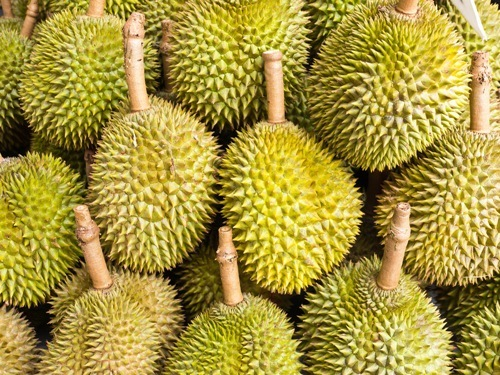
%> input picture 03_Working/DATA_ANALYSIS/TotalFile/durian3.jpg, 500 x 375 px
$ octave image_segmentation3.m   (GNU Octave 9; MATLAB toolbox functions it lacks are replaced by stand-ins)
%> lines starting %> are read from the running program, lines starting %| are printed output that depends on the picture; in (x1, y1, x2, y2) boxes, pixels count from 0 and x2, y2 are one past the last pixel; in counts of white or black regions, pixels touching at a corner belong together; the program's own positions count from 1
close all
clear

%% Image Segmentation
rgb = imread('durian3.jpg');
%> rgb is the input picture: size 375x500x3 uint8; mean R, G, B 167.6, 149.6, 62.4

hsvImage = rgb2hsv(rgb) ;
%> hsvImage: size 375x500x3 double; mean H, S, V 0.136, 0.679, 0.657

hsv_image = hsvImage(:,:,1);
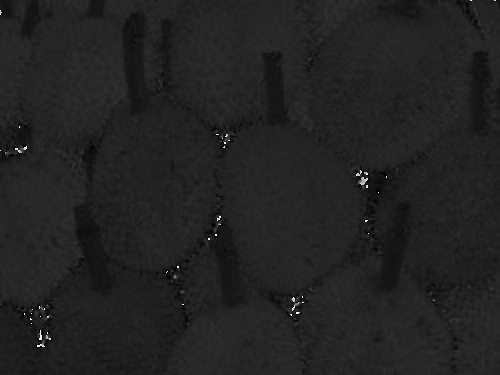
%> hsv_image: size 375x500 double; min 0, max 0.99, mean 0.136
BW_hsv = im2bw(hsv_image,0.1);
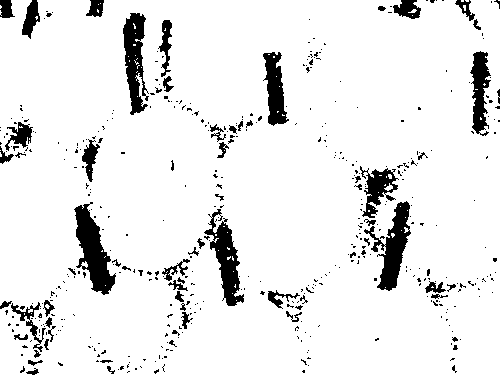
%> BW_hsv: size 375x500 logical; 91.4% white; 474 black regions (407 under 20 px), largest, box (x1, y1, x2, y2) and area: (74, 202, 116, 295) 1827, (364, 201, 411, 291) 1619, (204, 209, 244, 306) 1514
BW_hsv = bwareaopen(BW_hsv,100); %ÅºÊÕ¢ÒÇ
%> BW_hsv: size 375x500 logical; 91.2% white; 474 black regions (406 under 20 px), largest, box (x1, y1, x2, y2) and area: (74, 202, 116, 295) 1833, (364, 201, 411, 291) 1638, (204, 209, 244, 306) 1553
figure
imshow(BW_hsv);
title('kan image');


BW = im2bw(rgb,0.2);
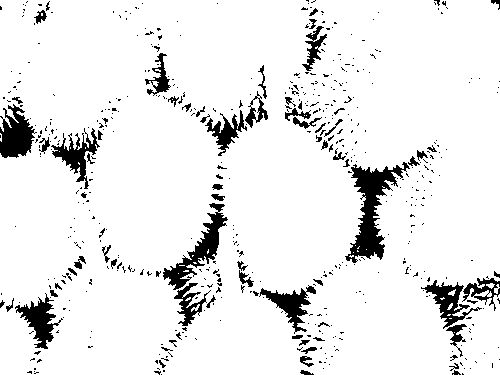
%> BW: size 375x500 logical; 91.6% white; 534 black regions (461 under 20 px), largest, box (x1, y1, x2, y2) and area: (345, 162, 410, 263) 2275, (163, 203, 228, 290) 1461, (0, 104, 37, 158) 1220
BW_Ereskan = BW_hsv&BW;
%> BW_Ereskan: size 375x500 logical; 85.3% white; 555 black regions (476 under 20 px), largest, box (x1, y1, x2, y2) and area: (345, 162, 412, 291) 3983, (162, 203, 254, 331) 3601, (123, 13, 175, 115) 2353
BW_Ereskan = bwareaopen(BW_Ereskan, 100); %ÅºÊÕ¢ÒÇ
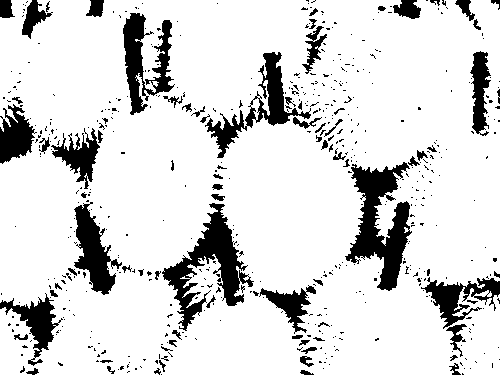
%> BW_Ereskan: size 375x500 logical; 85.1% white; 554 black regions (475 under 20 px), largest, box (x1, y1, x2, y2) and area: (345, 162, 412, 291) 4028, (162, 203, 254, 331) 3680, (123, 13, 175, 115) 2384
BW = not(BW_Ereskan);
figure
imshow(BW);
title('bitwise image');


se90 = strel('line', 18, 90); % expand size of line 90 degree
se0 = strel('line',18, 0);
BWsdil = imdilate(BW, [se90 se0]); %¢ÂÒÂÊÕ¢ÒÇ
%> BWsdil: size 375x500 logical; 60.2% white; 24 black regions (7 under 20 px), largest, box (x1, y1, x2, y2) and area: (326, 0, 500, 273) 14989, (234, 133, 351, 281) 12310, (100, 111, 208, 262) 8969
BW2 = bwareaopen(BWsdil, 600); %ÅºÊÕ¢ÒÇ
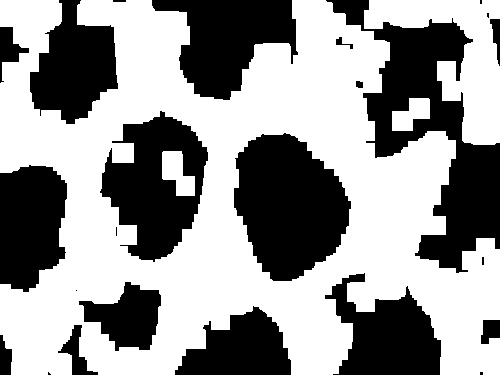
%> BW2: size 375x500 logical; 58.8% white; 24 black regions (7 under 20 px), largest, box (x1, y1, x2, y2) and area: (326, 0, 500, 273) 15768, (234, 133, 351, 281) 12310, (100, 111, 208, 262) 9330

BW3 = not(BW2); %¡ÅÑºÊÕ
se90 = strel('line', 5,90); % expand size of line 90 degree
se0 = strel('line',5,0);
BWsdil = imdilate(BW3, [se90 se0]); %¢ÂÒÂÊÕ¢ÒÇ
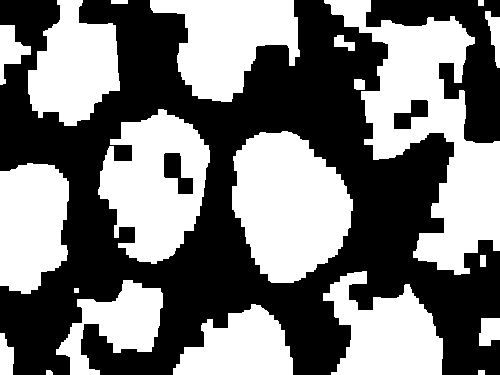
%> BWsdil: size 375x500 logical; 47.2% white; 21 white regions, largest, box (x1, y1, x2, y2) and area: (324, 0, 500, 275) 18454, (232, 131, 353, 283) 13406, (98, 109, 210, 264) 10955
invertBWsdil = not(BWsdil); %¡ÅÑºÊÕ
BW4 = bwareaopen(invertBWsdil, 800); %ÅºÊÕ¢ÒÇ
%> BW4: size 375x500 logical; 52.1% white; 21 black regions, largest, box (x1, y1, x2, y2) and area: (324, 0, 500, 275) 19014, (232, 131, 353, 283) 13406, (98, 109, 210, 264) 11615

invertBWsdil = not(BW4); %¡ÅÑºÊÕ
BW4 = bwareaopen(invertBWsdil, 500); %ÅºÊÕ¢ÒÇ
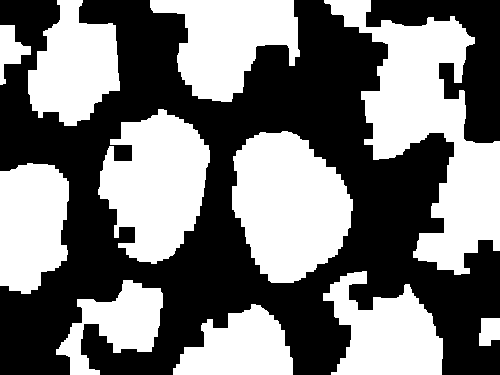
%> BW4: size 375x500 logical; 47.1% white; 11 white regions, largest, box (x1, y1, x2, y2) and area: (324, 0, 500, 275) 19014, (232, 131, 353, 283) 13406, (98, 109, 210, 264) 11615

figure
imshow(BW4);
title('identify durian area');


%% Durian count


BW_filled = imfill(BW4,'holes');
%> (the run ends here)

$ run again, with 03_Working/DATA_ANALYSIS/TotalFile/durian4.jpg copied over 03_Working/DATA_ANALYSIS/TotalFile/durian3.jpg
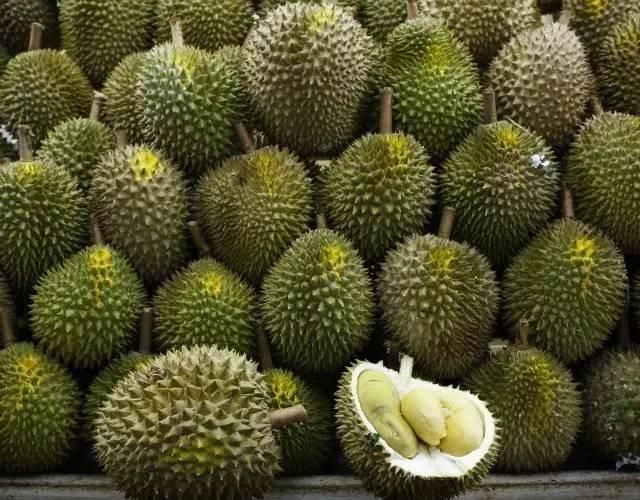
%> input picture 03_Working/DATA_ANALYSIS/TotalFile/durian4.jpg, 640 x 500 px
%> rgb is the input picture: size 500x640x3 uint8; mean R, G, B 84.7, 81.4, 44.8
%> hsvImage: size 500x640x3 double; mean H, S, V 0.156, 0.555, 0.335
%> `BW_hsv = im2bw(hsv_image,0.1);`:
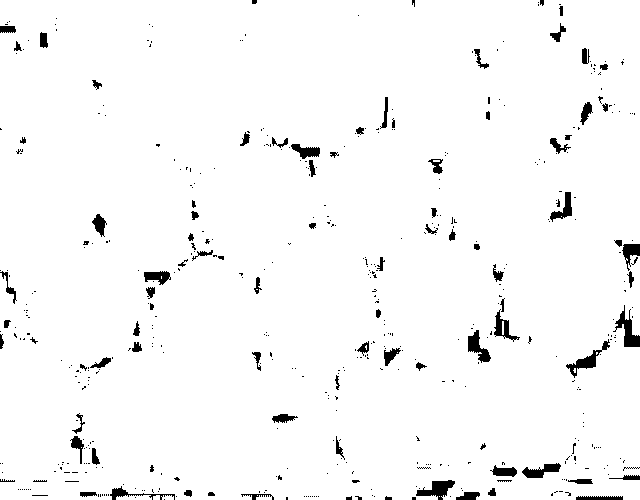
%> BW_hsv: size 500x640 logical; 97% white; 503 black regions (415 under 20 px), largest, box (x1, y1, x2, y2) and area: (613, 305, 640, 347) 420, (416, 480, 455, 500) 389, (566, 339, 610, 378) 375
%> BW3: size 500x640 logical; 7.5% white; 44 white regions (14 under 20 px), largest, box (x1, y1, x2, y2) and area: (355, 372, 487, 467) 5754, (257, 0, 360, 62) 2425, (113, 50, 222, 95) 2329
%> invertBWsdil: size 500x640 logical; 89.7% white; 41 black regions, largest, box (x1, y1, x2, y2) and area: (353, 370, 489, 469) 6870, (255, 0, 362, 64) 3085, (111, 48, 224, 97) 2993
%> `BW4 = bwareaopen(invertBWsdil, 500);`:
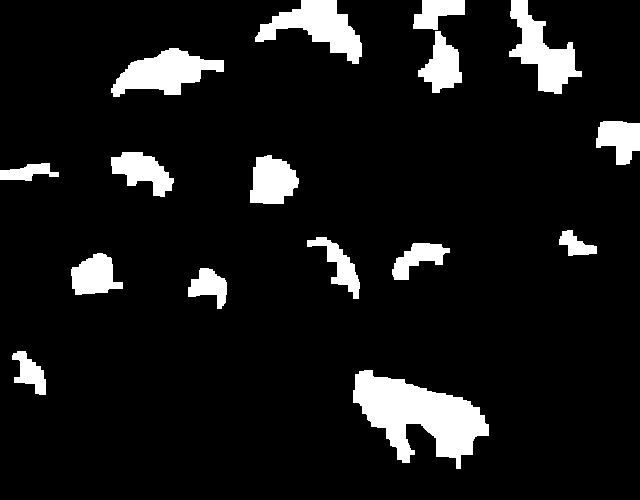
%> BW4: size 500x640 logical; 9.3% white; 16 white regions, largest, box (x1, y1, x2, y2) and area: (353, 370, 489, 469) 6870, (255, 0, 362, 64) 3085, (111, 48, 224, 97) 2993
